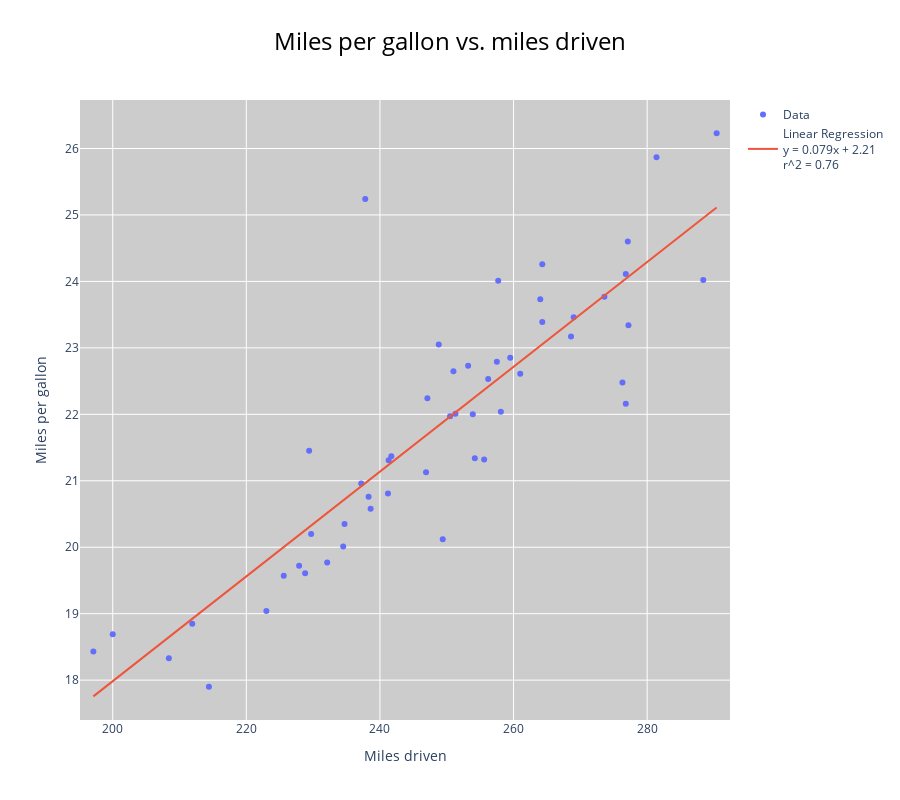

The notebook cell saved with this chart:
### Code cell
# mpg vs. miles driven scatter plot
# colored by date

X = df['miles']
Y = df['mpg']

slope, intercept, r_value, p_value, std_err = stats.linregress(X, Y)
linreg = slope * X + intercept
r_2 = round(r_value ** 2, 2)

fig = go.Figure(data=[go.Scatter(x=X,
                                y=Y,
                                mode='markers',
                                name='Data',
                                hovertemplate='<b>Miles driven: </b>' + X.astype(str)+
                                '<br><b>Miles per gallon: </b>' + Y.astype(str)+
                                '<br>'+df['date'].dt.strftime('%b %d %Y')+
                                '<extra></extra>'
                                ),
                        go.Scatter(
                                x=X,
                                y=linreg,
                                mode='lines',
                                name='Linear Regression' +
                                '<br>y = {0}x + {1}'.format(round(slope, 3), round(intercept, 2)) + 
                                '<br>r^2 = {}'.format(r_2),
                                hovertemplate='<b>Miles driven: </b>' + X.astype(str)+
                                '<br><b>Predicted miles per gallon: </b>' + Y.astype(str)+
                                '<extra></extra>'
                                )]
                )
fig.update_layout(
    plot_bgcolor='#cccccc',
    title=dict(
        text='Miles per gallon vs. miles driven',
        font=dict(
            size=24,
            color='black'
        ),
        x=.5
    ),
    xaxis=dict(
        title='Miles driven',
        range=[X.min() - 2, X.max() + 2]
    ),
    yaxis=dict(
        title='Miles per gallon',
        range=[Y.min() - .5, Y.max() + .5],
        tickvals=[i for i in range(math.floor(Y.min()),math.ceil(Y.max()))]
    ),
    width=900,
    height=800
)

fig.show()

### Figure 1 — Plotly figure (JSON) as saved in the notebook; plotly's stock layout.template omitted (floating-point values rounded to 4 significant figures)
{"data": [{"hovertemplate": ["<b>Miles driven: </b>253.2<br><b>Miles per gallon: </b>22.73<br>Jan 15 2019<extra></extra>", "<b>Miles driven: </b>211.9<br><b>Miles per gallon: </b>18.85<br>Jan 26 2019<extra></extra>", "<b>Miles driven: </b>258.1<br><b>Miles per gallon: </b>22.04<br>Feb 02 2019<extra></extra>", "<b>Miles driven: </b>223.0<br><b>Miles per gallon: </b>19.04<br>Feb 15 2019<extra></extra>", "<b>Miles driven: </b>229.7<br><b>Miles per gallon: </b>20.2<br>Feb 23 2019<extra></extra>", "<b>Miles driven: </b>257.5<br><b>Miles per gallon: </b>22.79<br>Feb 25 2019<extra></extra>", "<b>Miles driven: </b>214.4<br><b>Miles per gallon: </b>17.9<br>Mar 14 2019<extra></extra>", "<b>Miles driven: </b>248.8<br><b>Miles per gallon: </b>23.05<br>Mar 17 2019<extra></extra>", "<b>Miles driven: </b>257.7<br><b>Miles per gallon: </b>24.01<br>Mar 22 2019<extra></extra>", "<b>Miles driven: </b>237.8<br><b>Miles per gallon: </b>25.24<br>Mar 23 2019<extra></extra>", "<b>Miles driven: </b>253.9<br><b>Miles per gallon: </b>22.0<br>Mar 25 2019<extra></extra>", "<b>Miles driven: </b>227.9<br><b>Miles per gallon: </b>19.72<br>Apr 18 2019<extra></extra>", "<b>Miles driven: </b>234.7<br><b>Miles per gallon: </b>20.35<br>Apr 21 2019<extra></extra>", "<b>Miles driven: </b>241.3<br><b>Miles per gallon: </b>21.31<br>May 04 2019<extra></extra>", "<b>Miles driven: </b>251.3<br><b>Miles per gallon: </b>22.01<br>May 06 2019<extra></extra>", "<b>Miles driven: </b>251.0<br><b>Miles per gallon: </b>22.65<br>May 10 2019<extra></extra>", "<b>Miles driven: </b>256.2<br><b>Miles per gallon: </b>22.53<br>May 11 2019<extra></extra>", "<b>Miles driven: </b>269.0<br><b>Miles per gallon: </b>23.46<br>May 20 2019<extra></extra>", "<b>Miles driven: </b>268.6<br><b>Miles per gallon: </b>23.17<br>Jun 02 2019<extra></extra>", "<b>Miles driven: </b>264.3<br><b>Miles per gallon: </b>23.39<br>Jun 11 2019<extra></extra>", "<b>Miles driven: </b>261.0<br><b>Miles per gallon: </b>22.61<br>Jun 21 2019<extra></extra>", "<b>Miles driven: </b>238.3<br><b>Miles per gallon: </b>20.76<br>Jun 29 2019<extra></extra>", "<b>Miles driven: </b>229.4<br><b>Miles per gallon: </b>21.45<br>Jul 10 2019<extra></extra>", "<b>Miles driven: </b>238.6<br><b>Miles per gallon: </b>20.58<br>Jul 19 2019<extra></extra>", "<b>Miles driven: </b>237.2<br><b>Miles per gallon: </b>20.96<br>Jul 30 2019<extra></extra>", "<b>Miles driven: </b>241.7<br><b>Miles per gallon: </b>21.37<br>Aug 06 2019<extra></extra>", "<b>Miles driven: </b>277.2<br><b>Miles per gallon: </b>23.34<br>Aug 09 2019<extra></extra>", "<b>Miles driven: </b>246.9<br><b>Miles per gallon: </b>21.13<br>Aug 21 2019<extra></extra>", "<b>Miles driven: </b>241.2<br><b>Miles per gallon: </b>20.81<br>Aug 30 2019<extra></extra>", "<b>Miles driven: </b>197.1<br><b>Miles per gallon: </b>18.43<br>Sep 15 2019<extra></extra>", "<b>Miles driven: </b>200.0<br><b>Miles per gallon: </b>18.69<br>Sep 29 2019<extra></extra>", "<b>Miles driven: </b>225.6<br><b>Miles per gallon: </b>19.57<br>Oct 09 2019<extra></extra>", "<b>Miles driven: </b>276.8<br><b>Miles per gallon: </b>22.16<br>Oct 13 2019<extra></extra>", "<b>Miles driven: </b>276.8<br><b>Miles per gallon: </b>24.11<br>Oct 23 2019<extra></extra>", "<b>Miles driven: </b>259.5<br><b>Miles per gallon: </b>22.85<br>Oct 28 2019<extra></extra>", "<b>Miles driven: </b>277.1<br><b>Miles per gallon: </b>24.6<br>Nov 03 2019<extra></extra>", "<b>Miles driven: </b>247.1<br><b>Miles per gallon: </b>22.24<br>Nov 14 2019<extra></extra>", "<b>Miles driven: </b>234.5<br><b>Miles per gallon: </b>20.01<br>Nov 27 2019<extra></extra>", "<b>Miles driven: </b>281.4<br><b>Miles per gallon: </b>25.87<br>Dec 01 2019<extra></extra>", "<b>Miles driven: </b>208.4<br><b>Miles per gallon: </b>18.33<br>Dec 18 2019<extra></extra>", "<b>Miles driven: </b>264.0<br><b>Miles per gallon: </b>23.73<br>Dec 26 2019<extra></extra>", "<b>Miles driven: </b>276.3<br><b>Miles per gallon: </b>22.48<br>Jan 02 2020<extra></extra>", "<b>Miles driven: </b>254.2<br><b>Miles per gallon: </b>21.34<br>Jan 24 2020<extra></extra>", "<b>Miles driven: </b>232.1<br><b>Miles per gallon: </b>19.77<br>Feb 07 2020<extra></extra>", "<b>Miles driven: </b>228.8<br><b>Miles per gallon: </b>19.61<br>Feb 22 2020<extra></extra>", "<b>Miles driven: </b>249.4<br><b>Miles per gallon: </b>20.12<br>Mar 30 2020<extra></extra>", "<b>Miles driven: </b>290.4<br><b>Miles per gallon: </b>26.23<br>Mar 31 2020<extra></extra>", "<b>Miles driven: </b>255.6<br><b>Miles per gallon: </b>21.32<br>Apr 12 2020<extra></extra>", "<b>Miles driven: </b>288.4<br><b>Miles per gallon: </b>24.02<br>Apr 28 2020<extra></extra>", "<b>Miles driven: </b>250.5<br><b>Miles per gallon: </b>21.97<br>May 08 2020<extra></extra>", "<b>Miles driven: </b>273.6<br><b>Miles per gallon: </b>23.77<br>May 20 2020<extra></extra>", "<b>Miles driven: </b>264.3<br><b>Miles per gallon: </b>24.26<br>May 23 2020<extra></extra>"], "mode": "markers", "name": "Data", "type": "scatter", "x": [253.2, 211.9, 258.1, 223, 229.7, 257.5, 214.4, 248.8, 257.7, 237.8, 253.9, 227.9, 234.7, 241.3, 251.3, 251, 256.2, 269, 268.6, 264.3, 261, 238.3, 229.4, 238.6, 237.2, 241.7, 277.2, 246.9, 241.2, 197.1, 200, 225.6, 276.8, 276.8, 259.5, 277.1, 247.1, 234.5, 281.4, 208.4, 264, 276.3, 254.2, 232.1, 228.8, 249.4, 290.4, 255.6, 288.4, 250.5, 273.6, 264.3], "y": [22.73, 18.85, 22.04, 19.04, 20.2, 22.79, 17.9, 23.05, 24.01, 25.24, 22, 19.72, 20.35, 21.31, 22.01, 22.65, 22.53, 23.46, 23.17, 23.39, 22.61, 20.76, 21.45, 20.58, 20.96, 21.37, 23.34, 21.13, 20.81, 18.43, 18.69, 19.57, 22.16, 24.11, 22.85, 24.6, 22.24, 20.01, 25.87, 18.33, 23.73, 22.48, 21.34, 19.77, 19.61, 20.12, 26.23, 21.32, 24.02, 21.97, 23.77, 24.26]}, {"hovertemplate": ["<b>Miles driven: </b>253.2<br><b>Predicted miles per gallon: </b>22.73<extra></extra>", "<b>Miles driven: </b>211.9<br><b>Predicted miles per gallon: </b>18.85<extra></extra>", "<b>Miles driven: </b>258.1<br><b>Predicted miles per gallon: </b>22.04<extra></extra>", "<b>Miles driven: </b>223.0<br><b>Predicted miles per gallon: </b>19.04<extra></extra>", "<b>Miles driven: </b>229.7<br><b>Predicted miles per gallon: </b>20.2<extra></extra>", "<b>Miles driven: </b>257.5<br><b>Predicted miles per gallon: </b>22.79<extra></extra>", "<b>Miles driven: </b>214.4<br><b>Predicted miles per gallon: </b>17.9<extra></extra>", "<b>Miles driven: </b>248.8<br><b>Predicted miles per gallon: </b>23.05<extra></extra>", "<b>Miles driven: </b>257.7<br><b>Predicted miles per gallon: </b>24.01<extra></extra>", "<b>Miles driven: </b>237.8<br><b>Predicted miles per gallon: </b>25.24<extra></extra>", "<b>Miles driven: </b>253.9<br><b>Predicted miles per gallon: </b>22.0<extra></extra>", "<b>Miles driven: </b>227.9<br><b>Predicted miles per gallon: </b>19.72<extra></extra>", "<b>Miles driven: </b>234.7<br><b>Predicted miles per gallon: </b>20.35<extra></extra>", "<b>Miles driven: </b>241.3<br><b>Predicted miles per gallon: </b>21.31<extra></extra>", "<b>Miles driven: </b>251.3<br><b>Predicted miles per gallon: </b>22.01<extra></extra>", "<b>Miles driven: </b>251.0<br><b>Predicted miles per gallon: </b>22.65<extra></extra>", "<b>Miles driven: </b>256.2<br><b>Predicted miles per gallon: </b>22.53<extra></extra>", "<b>Miles driven: </b>269.0<br><b>Predicted miles per gallon: </b>23.46<extra></extra>", "<b>Miles driven: </b>268.6<br><b>Predicted miles per gallon: </b>23.17<extra></extra>", "<b>Miles driven: </b>264.3<br><b>Predicted miles per gallon: </b>23.39<extra></extra>", "<b>Miles driven: </b>261.0<br><b>Predicted miles per gallon: </b>22.61<extra></extra>", "<b>Miles driven: </b>238.3<br><b>Predicted miles per gallon: </b>20.76<extra></extra>", "<b>Miles driven: </b>229.4<br><b>Predicted miles per gallon: </b>21.45<extra></extra>", "<b>Miles driven: </b>238.6<br><b>Predicted miles per gallon: </b>20.58<extra></extra>", "<b>Miles driven: </b>237.2<br><b>Predicted miles per gallon: </b>20.96<extra></extra>", "<b>Miles driven: </b>241.7<br><b>Predicted miles per gallon: </b>21.37<extra></extra>", "<b>Miles driven: </b>277.2<br><b>Predicted miles per gallon: </b>23.34<extra></extra>", "<b>Miles driven: </b>246.9<br><b>Predicted miles per gallon: </b>21.13<extra></extra>", "<b>Miles driven: </b>241.2<br><b>Predicted miles per gallon: </b>20.81<extra></extra>", "<b>Miles driven: </b>197.1<br><b>Predicted miles per gallon: </b>18.43<extra></extra>", "<b>Miles driven: </b>200.0<br><b>Predicted miles per gallon: </b>18.69<extra></extra>", "<b>Miles driven: </b>225.6<br><b>Predicted miles per gallon: </b>19.57<extra></extra>", "<b>Miles driven: </b>276.8<br><b>Predicted miles per gallon: </b>22.16<extra></extra>", "<b>Miles driven: </b>276.8<br><b>Predicted miles per gallon: </b>24.11<extra></extra>", "<b>Miles driven: </b>259.5<br><b>Predicted miles per gallon: </b>22.85<extra></extra>", "<b>Miles driven: </b>277.1<br><b>Predicted miles per gallon: </b>24.6<extra></extra>", "<b>Miles driven: </b>247.1<br><b>Predicted miles per gallon: </b>22.24<extra></extra>", "<b>Miles driven: </b>234.5<br><b>Predicted miles per gallon: </b>20.01<extra></extra>", "<b>Miles driven: </b>281.4<br><b>Predicted miles per gallon: </b>25.87<extra></extra>", "<b>Miles driven: </b>208.4<br><b>Predicted miles per gallon: </b>18.33<extra></extra>", "<b>Miles driven: </b>264.0<br><b>Predicted miles per gallon: </b>23.73<extra></extra>", "<b>Miles driven: </b>276.3<br><b>Predicted miles per gallon: </b>22.48<extra></extra>", "<b>Miles driven: </b>254.2<br><b>Predicted miles per gallon: </b>21.34<extra></extra>", "<b>Miles driven: </b>232.1<br><b>Predicted miles per gallon: </b>19.77<extra></extra>", "<b>Miles driven: </b>228.8<br><b>Predicted miles per gallon: </b>19.61<extra></extra>", "<b>Miles driven: </b>249.4<br><b>Predicted miles per gallon: </b>20.12<extra></extra>", "<b>Miles driven: </b>290.4<br><b>Predicted miles per gallon: </b>26.23<extra></extra>", "<b>Miles driven: </b>255.6<br><b>Predicted miles per gallon: </b>21.32<extra></extra>", "<b>Miles driven: </b>288.4<br><b>Predicted miles per gallon: </b>24.02<extra></extra>", "<b>Miles driven: </b>250.5<br><b>Predicted miles per gallon: </b>21.97<extra></extra>", "<b>Miles driven: </b>273.6<br><b>Predicted miles per gallon: </b>23.77<extra></extra>", "<b>Miles driven: </b>264.3<br><b>Predicted miles per gallon: </b>24.26<extra></extra>"], "mode": "lines", "name": "Linear Regression<br>y = 0.079x + 2.21<br>r^2 = 0.76", "type": "scatter", "x": [253.2, 211.9, 258.1, 223, 229.7, 257.5, 214.4, 248.8, 257.7, 237.8, 253.9, 227.9, 234.7, 241.3, 251.3, 251, 256.2, 269, 268.6, 264.3, 261, 238.3, 229.4, 238.6, 237.2, 241.7, 277.2, 246.9, 241.2, 197.1, 200, 225.6, 276.8, 276.8, 259.5, 277.1, 247.1, 234.5, 281.4, 208.4, 264, 276.3, 254.2, 232.1, 228.8, 249.4, 290.4, 255.6, 288.4, 250.5, 273.6, 264.3], "y": [22.18, 18.92, 22.56, 19.8, 20.33, 22.52, 19.12, 21.83, 22.53, 20.96, 22.23, 20.18, 20.72, 21.24, 22.03, 22.0, 22.41, 23.42, 23.39, 23.05, 22.79, 21.0, 20.3, 21.03, 20.92, 21.27, 24.07, 21.68, 21.23, 17.76, 17.98, 20.0, 24.04, 24.04, 22.68, 24.06, 21.7, 20.7, 24.4, 18.65, 23.03, 24.0, 22.26, 20.51, 20.25, 21.88, 25.11, 22.37, 24.95, 21.97, 23.79, 23.05]}], "layout": {"height": 800, "plot_bgcolor": "#cccccc", "title": {"font": {"color": "black", "size": 24}, "text": "Miles per gallon vs. miles driven", "x": 0.5}, "width": 900, "xaxis": {"range": [195.1, 292.4], "title": {"text": "Miles driven"}}, "yaxis": {"range": [17.4, 26.73], "tickvals": [17, 18, 19, 20, 21, 22, 23, 24, 25, 26], "title": {"text": "Miles per gallon"}}}}
